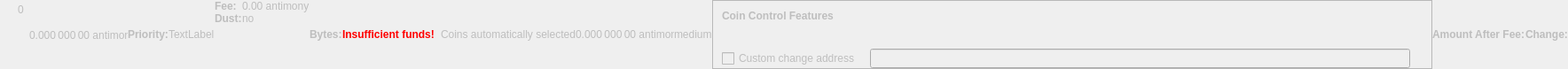
    <widget class="QWidget" name="dummyHideWidget" native="true">
     <property name="enabled">
      <bool>false</bool>
     </property>
     <property name="maximumSize">
      <size>
       <width>100</width>
       <height>22</height>
      </size>
     </property>
     <layout class="QHBoxLayout" name="dummyHideLayout">
      <property name="spacing">
       <number>0</number>
      </property>
      <property name="leftMargin">
       <number>0</number>
      </property>
      <property name="topMargin">
       <number>0</number>
      </property>
      <property name="rightMargin">
       <number>0</number>
      </property>
      <property name="bottomMargin">
       <number>0</number>
      </property>
      <item>
       <layout class="QFormLayout" name="formLayoutCoinControl1">
        <property name="horizontalSpacing">
         <number>10</number>
        </property>
        <property name="verticalSpacing">
         <number>14</number>
        </property>
        <property name="leftMargin">
         <number>10</number>
        </property>
        <property name="topMargin">
         <number>4</number>
        </property>
        <property name="rightMargin">
         <number>6</number>
        </property>
        <item row="0" column="1">
         <widget class="QLabel" name="labelCoinControlBytes">
          <property name="cursor">
           <cursorShape>IBeamCursor</cursorShape>
          </property>
          <property name="contextMenuPolicy">
           <enum>Qt::ActionsContextMenu</enum>
          </property>
          <property name="text">
           <string notr="true">0</string>
          </property>
          <property name="textInteractionFlags">
           <set>Qt::LinksAccessibleByMouse|Qt::TextSelectableByKeyboard|Qt::TextSelectableByMouse</set>
          </property>
         </widget>
        </item>
       </layout>
      </item>
      <item>
       <widget class="QLabel" name="labelCoinControlAfterFee">
        <property name="enabled">
         <bool>false</bool>
        </property>
        <property name="sizePolicy">
         <sizepolicy hsizetype="Fixed" vsizetype="Fixed">
          <horstretch>0</horstretch>
          <verstretch>0</verstretch>
         </sizepolicy>
        </property>
        <property name="minimumSize">
         <size>
          <width>111</width>
          <height>12</height>
         </size>
        </property>
        <property name="maximumSize">
         <size>
          <width>111</width>
          <height>12</height>
         </size>
        </property>
        <property name="cursor">
         <cursorShape>IBeamCursor</cursorShape>
        </property>
        <property name="contextMenuPolicy">
         <enum>Qt::ActionsContextMenu</enum>
        </property>
        <property name="text">
         <string notr="true">0.000 000 00 antimony</string>
        </property>
        <property name="textInteractionFlags">
         <set>Qt::LinksAccessibleByMouse|Qt::TextSelectableByKeyboard|Qt::TextSelectableByMouse</set>
        </property>
       </widget>
      </item>
      <item>
       <widget class="QLabel" name="labelCoinControlPriorityText">
        <property name="enabled">
         <bool>false</bool>
        </property>
        <property name="font">
         <font>
          <weight>75</weight>
          <bold>true</bold>
         </font>
        </property>
        <property name="text">
         <string>Priority:</string>
        </property>
       </widget>
      </item>
      <item>
       <layout class="QHBoxLayout" name="horizontalLayout">
        <item>
         <widget class="QLabel" name="WarningLabel">
          <property name="text">
           <string>TextLabel</string>
          </property>
         </widget>
        </item>
       </layout>
      </item>
      <item>
       <layout class="QFormLayout" name="formLayoutCoinControl3">
        <property name="horizontalSpacing">
         <number>0</number>
        </property>
        <property name="verticalSpacing">
         <number>0</number>
        </property>
        <property name="leftMargin">
         <number>0</number>
        </property>
        <property name="topMargin">
         <number>0</number>
        </property>
        <property name="rightMargin">
         <number>0</number>
        </property>
        <item row="0" column="0">
         <widget class="QLabel" name="labelCoinControlFeeText">
          <property name="enabled">
           <bool>false</bool>
          </property>
          <property name="font">
           <font>
            <weight>75</weight>
            <bold>true</bold>
           </font>
          </property>
          <property name="text">
           <string>Fee:</string>
          </property>
          <property name="margin">
           <number>0</number>
          </property>
         </widget>
        </item>
        <item row="0" column="1">
         <widget class="QLabel" name="labelCoinControlFee">
          <property name="enabled">
           <bool>false</bool>
          </property>
          <property name="cursor">
           <cursorShape>IBeamCursor</cursorShape>
          </property>
          <property name="contextMenuPolicy">
           <enum>Qt::ActionsContextMenu</enum>
          </property>
          <property name="text">
           <string notr="true">0.00 antimony</string>
          </property>
          <property name="textInteractionFlags">
           <set>Qt::LinksAccessibleByMouse|Qt::TextSelectableByKeyboard|Qt::TextSelectableByMouse</set>
          </property>
         </widget>
        </item>
        <item row="1" column="0">
         <widget class="QLabel" name="labelCoinControlLowOutputText">
          <property name="enabled">
           <bool>false</bool>
          </property>
          <property name="font">
           <font>
            <weight>75</weight>
            <bold>true</bold>
           </font>
          </property>
          <property name="text">
           <string>Dust:</string>
          </property>
         </widget>
        </item>
        <item row="1" column="1">
         <widget class="QLabel" name="labelCoinControlLowOutput">
          <property name="enabled">
           <bool>false</bool>
          </property>
          <property name="cursor">
           <cursorShape>IBeamCursor</cursorShape>
          </property>
          <property name="contextMenuPolicy">
           <enum>Qt::ActionsContextMenu</enum>
          </property>
          <property name="text">
           <string>no</string>
          </property>
          <property name="textInteractionFlags">
           <set>Qt::LinksAccessibleByMouse|Qt::TextSelectableByKeyboard|Qt::TextSelectableByMouse</set>
          </property>
         </widget>
        </item>
       </layout>
      </item>
      <item>
       <widget class="QLabel" name="labelCoinControlBytesText">
        <property name="enabled">
         <bool>false</bool>
        </property>
        <property name="font">
         <font>
          <weight>75</weight>
          <bold>true</bold>
         </font>
        </property>
        <property name="text">
         <string>Bytes:</string>
        </property>
       </widget>
      </item>
      <item>
       <layout class="QFormLayout" name="formLayoutCoinControl2">
        <property name="horizontalSpacing">
         <number>0</number>
        </property>
        <property name="verticalSpacing">
         <number>0</number>
        </property>
        <property name="leftMargin">
         <number>0</number>
        </property>
        <property name="topMargin">
         <number>0</number>
        </property>
        <property name="rightMargin">
         <number>0</number>
        </property>
       </layout>
      </item>
      <item>
       <layout class="QHBoxLayout" name="horizontalLayoutCoinControl2">
        <property name="spacing">
         <number>0</number>
        </property>
        <property name="bottomMargin">
         <number>0</number>
        </property>
       </layout>
      </item>
      <item>
       <widget class="QLabel" name="labelCoinControlInsuffFunds">
        <property name="enabled">
         <bool>false</bool>
        </property>
        <property name="minimumSize">
         <size>
          <width>0</width>
          <height>0</height>
         </size>
        </property>
        <property name="font">
         <font>
          <weight>75</weight>
          <bold>true</bold>
         </font>
        </property>
        <property name="styleSheet">
         <string notr="true">color:red;font-weight:bold;</string>
        </property>
        <property name="text">
         <string>Insufficient funds!</string>
        </property>
        <property name="margin">
         <number>5</number>
        </property>
       </widget>
      </item>
      <item>
       <layout class="QFormLayout" name="formLayoutCoinControl4">
        <property name="horizontalSpacing">
         <number>0</number>
        </property>
        <property name="verticalSpacing">
         <number>0</number>
        </property>
        <property name="leftMargin">
         <number>0</number>
        </property>
        <property name="topMargin">
         <number>0</number>
        </property>
        <property name="rightMargin">
         <number>0</number>
        </property>
       </layout>
      </item>
      <item>
       <widget class="QLabel" name="labelCoinControlChangeLabel">
        <property name="enabled">
         <bool>false</bool>
        </property>
        <property name="sizePolicy">
         <sizepolicy hsizetype="Preferred" vsizetype="Expanding">
          <horstretch>0</horstretch>
          <verstretch>0</verstretch>
         </sizepolicy>
        </property>
        <property name="minimumSize">
         <size>
          <width>0</width>
          <height>0</height>
         </size>
        </property>
        <property name="text">
         <string/>
        </property>
        <property name="margin">
         <number>3</number>
        </property>
       </widget>
      </item>
      <item>
       <widget class="QLabel" name="labelCoinControlAutomaticallySelected">
        <property name="enabled">
         <bool>false</bool>
        </property>
        <property name="sizePolicy">
         <sizepolicy hsizetype="Fixed" vsizetype="Fixed">
          <horstretch>0</horstretch>
          <verstretch>0</verstretch>
         </sizepolicy>
        </property>
        <property name="minimumSize">
         <size>
          <width>0</width>
          <height>0</height>
         </size>
        </property>
        <property name="maximumSize">
         <size>
          <width>240</width>
          <height>16777215</height>
         </size>
        </property>
        <property name="text">
         <string>Coins automatically selected</string>
        </property>
        <property name="margin">
         <number>5</number>
        </property>
       </widget>
      </item>
      <item>
       <widget class="QLabel" name="labelCoinControlChange">
        <property name="enabled">
         <bool>false</bool>
        </property>
        <property name="sizePolicy">
         <sizepolicy hsizetype="Fixed" vsizetype="Fixed">
          <horstretch>0</horstretch>
          <verstretch>0</verstretch>
         </sizepolicy>
        </property>
        <property name="minimumSize">
         <size>
          <width>111</width>
          <height>0</height>
         </size>
        </property>
        <property name="maximumSize">
         <size>
          <width>111</width>
          <height>16777215</height>
         </size>
        </property>
        <property name="cursor">
         <cursorShape>IBeamCursor</cursorShape>
        </property>
        <property name="contextMenuPolicy">
         <enum>Qt::ActionsContextMenu</enum>
        </property>
        <property name="text">
         <string notr="true">0.000 000 00 antimony</string>
        </property>
        <property name="textInteractionFlags">
         <set>Qt::LinksAccessibleByMouse|Qt::TextSelectableByKeyboard|Qt::TextSelectableByMouse</set>
        </property>
       </widget>
      </item>
      <item>
       <widget class="QLabel" name="labelCoinControlPriority">
        <property name="enabled">
         <bool>false</bool>
        </property>
        <property name="cursor">
         <cursorShape>IBeamCursor</cursorShape>
        </property>
        <property name="contextMenuPolicy">
         <enum>Qt::ActionsContextMenu</enum>
        </property>
        <property name="text">
         <string>medium</string>
        </property>
        <property name="textInteractionFlags">
         <set>Qt::LinksAccessibleByMouse|Qt::TextSelectableByKeyboard|Qt::TextSelectableByMouse</set>
        </property>
       </widget>
      </item>
      <item>
       <widget class="QFrame" name="frameCoinControl">
        <property name="sizePolicy">
         <sizepolicy hsizetype="Expanding" vsizetype="Expanding">
          <horstretch>0</horstretch>
          <verstretch>0</verstretch>
         </sizepolicy>
        </property>
        <property name="maximumSize">
         <size>
          <width>16777215</width>
          <height>16777215</height>
         </size>
        </property>
        <property name="frameShape">
         <enum>QFrame::StyledPanel</enum>
        </property>
        <property name="frameShadow">
         <enum>QFrame::Sunken</enum>
        </property>
        <layout class="QVBoxLayout" name="verticalLayoutCoinControl2_2">
         <property name="spacing">
          <number>0</number>
         </property>
         <property name="leftMargin">
          <number>0</number>
         </property>
         <property name="topMargin">
          <number>0</number>
         </property>
         <property name="rightMargin">
          <number>0</number>
         </property>
         <property name="bottomMargin">
          <number>0</number>
         </property>
         <item>
          <layout class="QVBoxLayout" name="verticalLayoutCoinControl" stretch="0,0,0,1">
           <property name="spacing">
            <number>0</number>
           </property>
           <property name="leftMargin">
            <number>10</number>
           </property>
           <property name="topMargin">
            <number>10</number>
           </property>
           <item>
            <layout class="QHBoxLayout" name="horizontalLayoutCoinControl1">
             <property name="bottomMargin">
              <number>15</number>
             </property>
             <item>
              <widget class="QLabel" name="labelCoinControlFeatures">
               <property name="enabled">
                <bool>false</bool>
               </property>
               <property name="sizePolicy">
                <sizepolicy hsizetype="Preferred" vsizetype="Maximum">
                 <horstretch>0</horstretch>
                 <verstretch>0</verstretch>
                </sizepolicy>
               </property>
               <property name="font">
                <font>
                 <weight>75</weight>
                 <bold>true</bold>
                </font>
               </property>
               <property name="styleSheet">
                <string notr="true">font-weight:bold;</string>
               </property>
               <property name="text">
                <string>Coin Control Features</string>
               </property>
              </widget>
             </item>
            </layout>
           </item>
           <item>
            <widget class="QWidget" name="widgetCoinControl" native="true">
             <property name="sizePolicy">
              <sizepolicy hsizetype="Preferred" vsizetype="Preferred">
               <horstretch>0</horstretch>
               <verstretch>0</verstretch>
              </sizepolicy>
             </property>
             <property name="minimumSize">
              <size>
               <width>0</width>
               <height>0</height>
              </size>
             </property>
             <property name="styleSheet">
              <string notr="true"/>
             </property>
             <layout class="QHBoxLayout" name="horizontalLayoutCoinControl5_2">
              <property name="leftMargin">
               <number>0</number>
              </property>
              <property name="topMargin">
               <number>0</number>
              </property>
              <property name="rightMargin">
               <number>0</number>
              </property>
              <property name="bottomMargin">
               <number>0</number>
              </property>
              <item>
               <layout class="QHBoxLayout" name="horizontalLayoutCoinControl3">
                <property name="spacing">
                 <number>20</number>
                </property>
                <property name="topMargin">
                 <number>0</number>
                </property>
                <property name="bottomMargin">
                 <number>10</number>
                </property>
               </layout>
              </item>
             </layout>
            </widget>
           </item>
           <item>
            <layout class="QHBoxLayout" name="horizontalLayoutCoinControl4" stretch="0,0,0">
             <property name="spacing">
              <number>12</number>
             </property>
             <property name="sizeConstraint">
              <enum>QLayout::SetDefaultConstraint</enum>
             </property>
             <property name="topMargin">
              <number>5</number>
             </property>
             <property name="rightMargin">
              <number>5</number>
             </property>
             <item>
              <widget class="QCheckBox" name="checkBoxCoinControlChange">
               <property name="enabled">
                <bool>false</bool>
               </property>
               <property name="toolTip">
                <string>If this is activated, but the change address is empty or invalid, change will be sent to a newly generated address.</string>
               </property>
               <property name="text">
                <string>Custom change address</string>
               </property>
              </widget>
             </item>
             <item>
              <widget class="QValidatedLineEdit" name="lineEditCoinControlChange">
               <property name="enabled">
                <bool>false</bool>
               </property>
               <property name="sizePolicy">
                <sizepolicy hsizetype="Expanding" vsizetype="Fixed">
                 <horstretch>0</horstretch>
                 <verstretch>0</verstretch>
                </sizepolicy>
               </property>
              </widget>
             </item>
             <item>
              <widget class="QLabel" name="labelCoinControlChangeLabel_2">
               <property name="sizePolicy">
                <sizepolicy hsizetype="Preferred" vsizetype="Expanding">
                 <horstretch>0</horstretch>
                 <verstretch>0</verstretch>
                </sizepolicy>
               </property>
               <property name="minimumSize">
                <size>
                 <width>0</width>
                 <height>0</height>
                </size>
               </property>
               <property name="text">
                <string/>
               </property>
               <property name="margin">
                <number>3</number>
               </property>
              </widget>
             </item>
            </layout>
           </item>
           <item>
            <spacer name="verticalSpacerCoinControl">
             <property name="orientation">
              <enum>Qt::Vertical</enum>
             </property>
             <property name="sizeHint" stdset="0">
              <size>
               <width>800</width>
               <height>1</height>
              </size>
             </property>
            </spacer>
           </item>
          </layout>
         </item>
        </layout>
       </widget>
      </item>
      <item>
       <widget class="QLabel" name="labelCoinControlAfterFeeText">
        <property name="enabled">
         <bool>false</bool>
        </property>
        <property name="minimumSize">
         <size>
          <width>0</width>
          <height>0</height>
         </size>
        </property>
        <property name="maximumSize">
         <size>
          <width>16777215</width>
          <height>16777215</height>
         </size>
        </property>
        <property name="font">
         <font>
          <weight>75</weight>
          <bold>true</bold>
         </font>
        </property>
        <property name="text">
         <string>Amount After Fee:</string>
        </property>
        <property name="alignment">
         <set>Qt::AlignLeading|Qt::AlignLeft|Qt::AlignVCenter</set>
        </property>
        <property name="margin">
         <number>0</number>
        </property>
       </widget>
      </item>
      <item>
       <widget class="QLabel" name="labelCoinControlChangeText">
        <property name="enabled">
         <bool>false</bool>
        </property>
        <property name="sizePolicy">
         <sizepolicy hsizetype="Preferred" vsizetype="Preferred">
          <horstretch>0</horstretch>
          <verstretch>0</verstretch>
         </sizepolicy>
        </property>
        <property name="minimumSize">
         <size>
          <width>0</width>
          <height>0</height>
         </size>
        </property>
        <property name="maximumSize">
         <size>
          <width>16777215</width>
          <height>16777215</height>
         </size>
        </property>
        <property name="font">
         <font>
          <weight>75</weight>
          <bold>true</bold>
         </font>
        </property>
        <property name="text">
         <string>Change:</string>
        </property>
        <property name="alignment">
         <set>Qt::AlignLeading|Qt::AlignLeft|Qt::AlignVCenter</set>
        </property>
       </widget>
      </item>
     </layout>
    </widget>
